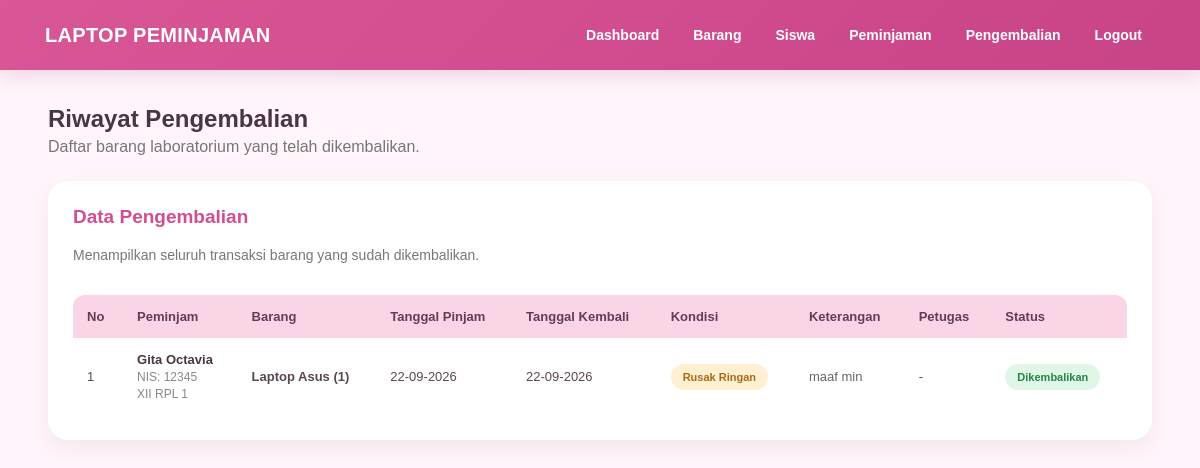
Page /pengembalian.php (signed in) on the committed database.
### tables this page shows
CREATE TABLE `pengembalian` (
  `id_pengembalian` int(11) NOT NULL,
  `id_peminjaman` int(11) NOT NULL,
  `id_petugas` int(11) DEFAULT NULL,
  `tanggal_kembali` date NOT NULL,
  `kondisi_saat_kembali` varchar(50) NOT NULL,
  `keterangan` text DEFAULT NULL
);

CREATE TABLE `siswa` (
  `id_siswa` int(11) NOT NULL,
  `nis` varchar(30) NOT NULL,
  `nama_siswa` varchar(100) NOT NULL,
  `password` varchar(255) NOT NULL,
  `kelas` varchar(30) NOT NULL,
  `no_telp` varchar(20) DEFAULT NULL,
  `status_akun` enum('Aktif','Diblokir') NOT NULL DEFAULT 'Aktif'
);

CREATE TABLE `peminjaman` (
  `id_peminjaman` int(11) NOT NULL,
  `id_siswa` int(11) NOT NULL,
  `id_admin` int(11) DEFAULT NULL,
  `id_petugas` int(11) DEFAULT NULL,
  `tanggal_pinjam` date NOT NULL,
  `tanggal_rencana_kembali` date NOT NULL,
  `status_peminjaman` enum('Diajukan','Dipinjam','Dikembalikan','Ditolak') DEFAULT 'Diajukan'
);

### pengembalian.php (the view, shortened to what this page needs)
<?php
require 'koneksi.php';
$role = $_SESSION['role'];
$query = mysqli_query($koneksi, "
    SELECT
        pg.id_pengembalian,
        pg.tanggal_kembali,
        pg.kondisi_saat_kembali,
        pg.keterangan,
        p.id_peminjaman,
        p.tanggal_pinjam,
        p.tanggal_rencana_kembali,
        p.status_peminjaman,
        s.nama_siswa,
        s.nis,
        s.kelas,
        pt.nama_petugas,
        GROUP_CONCAT(
            CONCAT(
                b.nama_barang,
                ' (',
                dp.jumlah_pinjam,
                ')'
            )
            SEPARATOR ', '
        ) AS daftar_barang
    FROM pengembalian pg
    INNER JOIN peminjaman p
        ON pg.id_peminjaman = p.id_peminjaman
    LEFT JOIN siswa s
        ON p.id_siswa = s.id_siswa
    LEFT JOIN petugas_lab pt
        ON pg.id_petugas = pt.id_petugas
    LEFT JOIN detail_peminjaman dp
        ON p.id_peminjaman = dp.id_peminjaman
    LEFT JOIN barang b
        ON dp.id_barang = b.id_barang
    GROUP BY
        pg.id_pengembalian,
        pg.tanggal_kembali,
        pg.kondisi_saat_kembali,
        pg.keterangan,
        p.id_peminjaman,
        p.tanggal_pinjam,
        p.tanggal_rencana_kembali,
        p.status_peminjaman,
        s.nama_siswa,
        s.nis,
        s.kelas,
        pt.nama_petugas
    ORDER BY pg.id_pengembalian DESC
");
?>
<!DOCTYPE html>
<html lang="id">
<head>
<link rel="stylesheet" href="style.css">
</head>
<body>
<div class="navbar">
    <b>LAPTOP PEMINJAMAN</b>
    <div>
        <?php if ($role == 'Admin') { ?>
            <a href="index.php">Dashboard</a>
            <a href="barang.php">Barang</a>
            <a href="siswa.php">Siswa</a>
            <a href="peminjaman.php">Peminjaman</a>
            <a href="pengembalian.php">Pengembalian</a>
            <a href="logout.php">Logout</a>
        <?php } ?>
    </div>
</div>
<div class="container">
    <h2 class="page-title">
        Riwayat Pengembalian
    </h2>
    <p class="page-description">
        Daftar barang laboratorium yang telah dikembalikan.
    </p>
    <div class="card">
        <h3>
            Data Pengembalian
        </h3>
        <p>
            Menampilkan seluruh transaksi barang yang sudah dikembalikan.
        </p>
        <div class="table-wrapper">
            <table class="return-table">
                <thead>
                    <tr>
                        <th>No</th>
                        <th>Peminjam</th>
                        <th>Barang</th>
                        <th>Tanggal Pinjam</th>
                        <th>Tanggal Kembali</th>
                        <th>Kondisi</th>
                        <th>Keterangan</th>
                        <th>Petugas</th>
                        <th>Status</th>
                    </tr>
                </thead>
                <tbody>
                <?php
                $no = 1;
                if (mysqli_num_rows($query) > 0) {
                    while ($data = mysqli_fetch_assoc($query)) {
                        $kondisi = strtolower(
                            trim($data['kondisi_saat_kembali'])
                        );
                        if ($kondisi == 'baik') {
                            $class_kondisi = 'kondisi-baik';
                        } elseif ($kondisi == 'rusak ringan') {
                            $class_kondisi = 'kondisi-ringan';
                        } else {
                            $class_kondisi = 'kondisi-berat';
                        }
                ?>
                    <tr>
                        <td>
                            <?= $no++ ?>
                        </td>
                        <td>
                            <div class="nama-siswa">
                                <?= htmlspecialchars(
                                    $data['nama_siswa']
                                ) ?>
                            </div>
                            <div class="info-kecil">
                                NIS:
                                <?= htmlspecialchars(
                                    $data['nis']
                                ) ?>
                            </div>
                            <div class="info-kecil">
                                <?= htmlspecialchars(
                                    $data['kelas']
                                ) ?>
                            </div>
                        </td>
                        <td>
                            <b>
                                <?= htmlspecialchars(
                                    $data['daftar_barang']
                                ) ?>
                            </b>
                        </td>
                        <td>
                            <?= !empty($data['tanggal_pinjam'])
                                ? date(
                                    'd-m-Y',
                                    strtotime(
                                        $data['tanggal_pinjam']
                                    )
                                )
                                : '-'
                            ?>
                        </td>
                        <td>
                            <?= !empty($data['tanggal_kembali'])
                                ? date(
                                    'd-m-Y',
                                    strtotime(
                                        $data['tanggal_kembali']
                                    )
                                )
                                : '-'
                            ?>
                        </td>
                        <td>
                            <span class="<?= $class_kondisi ?>">
                                <?= htmlspecialchars(
                                    $data['kondisi_saat_kembali']
                                ) ?>
                            </span>
                        </td>
                        <td>
                            <div class="keterangan">
                                <?php
                                if (!empty($data['keterangan'])) {
                                    echo htmlspecialchars(
                                        $data['keterangan']
                                    );
                                } else {
                                    echo '-';
                                }
                                ?>
                            </div>
                        </td>
                        <td>
                            <?= !empty($data['nama_petugas'])
                                ? htmlspecialchars(
                                    $data['nama_petugas']
                                )
                                : '-'
                            ?>
                        </td>
                        <td>
                            <span class="status-kembali">
                                Dikembalikan
                            </span>
                        </td>
                    </tr>
                <?php
                    }
                }
                ?>
                </tbody>
            </table>
        </div>
    </div>
</div>
</body>
</html>

### style.css (style rules this page uses)
* { box-sizing: border-box; }
body { margin: 0; padding: 0; font-family: Arial, Helvetica, sans-serif; background: #fff5fa; color: #493744; }
.navbar { width: 100%; background: linear-gradient(135deg, #d95796, #c94387); color: white; padding: 18px 45px; display: flex; justify-content: space-between; align-items: center; box-shadow: 0 5px 18px rgba(180, 70, 130, .20); position: sticky; top: 0; z-index: 100; }
.navbar b { font-size: 20px; letter-spacing: .3px; }
.navbar div { display: flex; align-items: center; gap: 8px; }
.navbar a { color: white; text-decoration: none; padding: 9px 13px; border-radius: 8px; font-size: 14px; font-weight: bold; transition: .2s; }
.container { width: 92%; max-width: 1200px; margin: 35px auto; }
.container h2 { color: #4b3544; }
.container > p { color: #777; }
.card { background: white; padding: 25px; margin-top: 25px; border-radius: 20px; box-shadow: 0 8px 25px rgba(0,0,0,.06); overflow-x: auto; }
.card h3 { margin-top: 0; color: #d34d91; font-size: 19px; }
.card > p { color: #777; font-size: 14px; }
table { width: 100%; border-collapse: separate; border-spacing: 0; margin-top: 18px; background: white; overflow: hidden; border-radius: 12px; }
th { background: #f9d5e6; color: #633d53; padding: 15px; text-align: left; font-size: 13px; white-space: nowrap; }
td { padding: 15px; border-bottom: 1px solid #f2dfe8; font-size: 13px; color: #594753; }
tr:last-child td { border-bottom: none; }

### pengembalian.php (style rules this page uses)
.page-title { margin-bottom: 5px; }
.page-description { color: #777; margin-top: 5px; }
.table-wrapper { overflow-x: auto; }
.return-table { width: 100%; border-collapse: collapse; }
.return-table th { background: #f9d5e6; color: #633d53; padding: 14px; text-align: left; white-space: nowrap; }
.return-table td { padding: 14px; border-bottom: 1px solid #f2dfe8; vertical-align: middle; }
.nama-siswa { font-weight: bold; color: #493744; }
.info-kecil { color: #888; font-size: 12px; margin-top: 3px; }
.kondisi-ringan { display: inline-block; padding: 7px 12px; border-radius: 20px; background: #fff0d2; color: #a96c13; font-size: 11px; font-weight: bold; white-space: nowrap; }
.status-kembali { display: inline-block; padding: 7px 12px; border-radius: 20px; background: #e0f7e8; color: #27834b; font-size: 11px; font-weight: bold; white-space: nowrap; }
.keterangan { max-width: 250px; color: #666; font-size: 13px; line-height: 1.5; }

### rows in the picture
pengembalian: siswa.nama_siswa "Gita Octavia", siswa.nis "12345", siswa.kelas "XII RPL 1", daftar_barang "Laptop Asus (1)", id_peminjaman.tanggal_pinjam "22-09-2026", tanggal_kembali "22-09-2026", kondisi_saat_kembali "Rusak Ringan", keterangan "maaf min"
